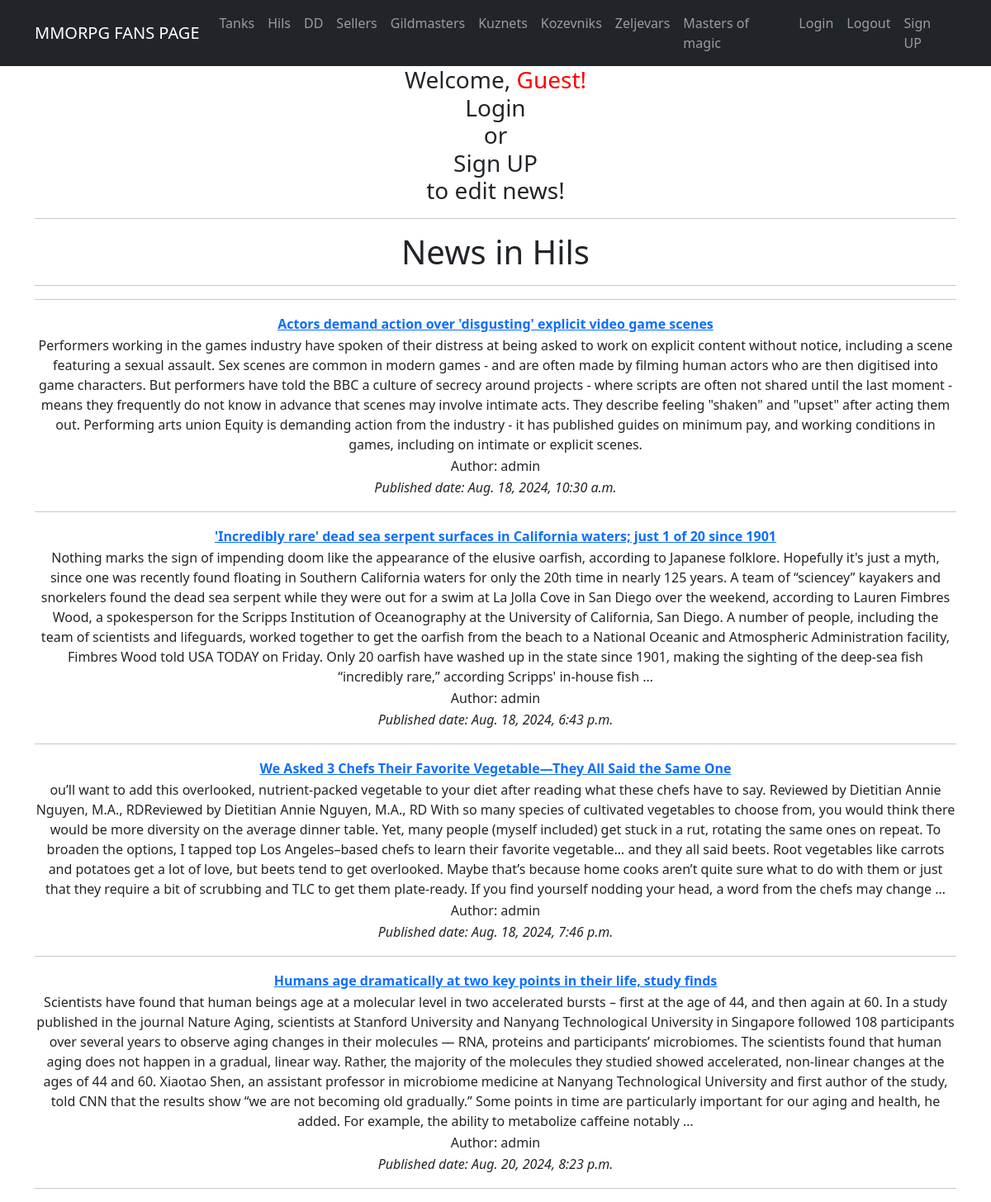
Page /category/Hils/ on the committed database.
### app/models.py (models this page shows, shortened)
class Category(models.Model):
    name = models.CharField(max_length=100, unique=True)
    class Meta:
        verbose_name_plural = ('Categories')

class Post(models.Model):
    name = models.CharField(max_length=150, unique=True)
    description = models.TextField()
    published_date = models.DateTimeField(default=timezone.now)
    author = models.ForeignKey(User, on_delete=models.CASCADE, related_name='posts')
    categories = models.ManyToManyField(Category, related_name='posts')

### app/views.py (the view)
# urls.py: path('category/<str:category_name>/', PostByCategory.as_view(), name='posts_by_category'),
class PostByCategory(ListView, LoginRequiredMixin, PermissionRequiredMixin):
    template_name = 'post_by_category.html'
    context_object_name = 'post_by_category'
    def get_queryset(self):
        category_name = self.kwargs['category_name']
        self.category = get_object_or_404(Category, name__iexact=category_name)
        return Post.objects.filter(categories=self.category)
    def get_context_data(self, **kwargs):
        context = super().get_context_data(**kwargs)
        context['category'] = self.category
        return context

### templates/post_by_category.html (shortened to what this page needs)
{% extends 'flatpages/default.html' %}
{% block content %}
<h1>News in {{ category.name }}</h1>
<hr>
    {% for post in post_by_category %}
<table>
    <tr>
        <td><strong><a href="{% url 'post_detail' post.pk %}">{{ post.name }}</a></strong></td>
    </tr>
    <tr>
        <td>{{ post.description | truncatewords:150 }}</td>
    </tr>
    <tr>
        <td>Author: {{ post.author }}</td>
    </tr>
    <tr>
        <td><i>Published date: {{ post.published_date }}</i></td>
    </tr>
<hr>
</table>
    {% endfor %}
<hr>
{% endblock content %}

### rows in the picture
Category: name "Hils"
Post: name "Actors demand action over 'disgusting' explicit video game scenes", description "Performers working in the games industry have spoken of their distress at being asked to work on explicit content without notice, including a scene featuring a sexual assault. Sex scenes are common in modern games - and are often made by filming human actors who are then digitised into game characters. But performers have told the BBC a culture of secrecy around projects - where scripts are often not shared until the last moment - means they frequently do not know in advance that scenes may involve intimate acts. They describe feeling \"shaken\" and \"upset\" after acting them out. Performing arts union Equity is demanding action from the industry - it has published guides on minimum pay, and…", author "admin", published_date "Aug. 18, 2024, 10:30 a.m."
Post: name "'Incredibly rare' dead sea serpent surfaces in California waters; just 1 of 20 since 1901", description "Nothing marks the sign of impending doom like the appearance of the elusive oarfish, according to Japanese folklore. Hopefully it's just a myth, since one was recently found floating in Southern California waters for only the 20th time in nearly 125 years. A team of “sciencey” kayakers and snorkelers found the dead sea serpent while they were out for a swim at La Jolla Cove in San Diego over the weekend, according to Lauren Fimbres Wood, a spokesperson for the Scripps Institution of Oceanography at the University of California, San Diego. A number of people, including the team of scientists and lifeguards, worked together to get the oarfish from the beach to a National Oceanic and…", author "admin", published_date "Aug. 18, 2024, 6:43 p.m."
Post: name "We Asked 3 Chefs Their Favorite Vegetable—They All Said the Same One", description "ou’ll want to add this overlooked, nutrient-packed vegetable to your diet after reading what these chefs have to say. Reviewed by Dietitian Annie Nguyen, M.A., RDReviewed by Dietitian Annie Nguyen, M.A., RD With so many species of cultivated vegetables to choose from, you would think there would be more diversity on the average dinner table. Yet, many people (myself included) get stuck in a rut, rotating the same ones on repeat. To broaden the options, I tapped top Los Angeles–based chefs to learn their favorite vegetable… and they all said beets. Root vegetables like carrots and potatoes get a lot of love, but beets tend to get overlooked. Maybe that’s because home cooks aren’t quite sure…", author "admin", published_date "Aug. 18, 2024, 7:46 p.m."
Post: name "Humans age dramatically at two key points in their life, study finds", description "Scientists have found that human beings age at a molecular level in two accelerated bursts – first at the age of 44, and then again at 60. In a study published in the journal Nature Aging, scientists at Stanford University and Nanyang Technological University in Singapore followed 108 participants over several years to observe aging changes in their molecules — RNA, proteins and participants’ microbiomes. The scientists found that human aging does not happen in a gradual, linear way. Rather, the majority of the molecules they studied showed accelerated, non-linear changes at the ages of 44 and 60. Xiaotao Shen, an assistant professor in microbiome medicine at Nanyang Technological…", author "admin", published_date "Aug. 20, 2024, 8:23 p.m."
